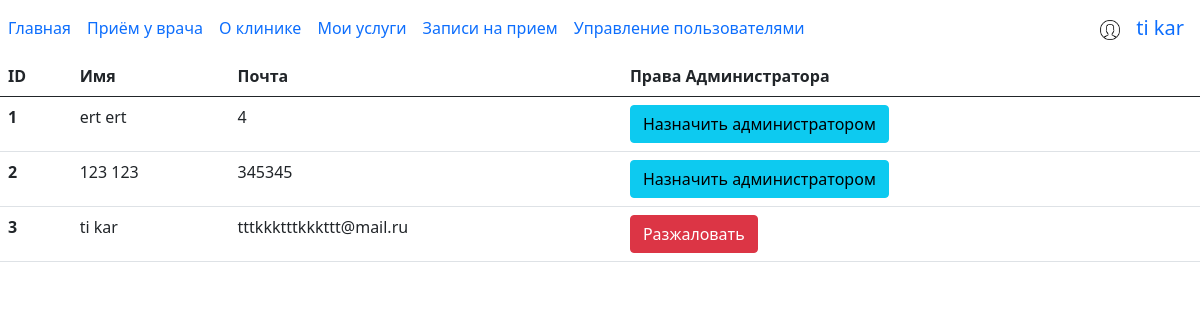
Before: /users (signed in) with the older database file.
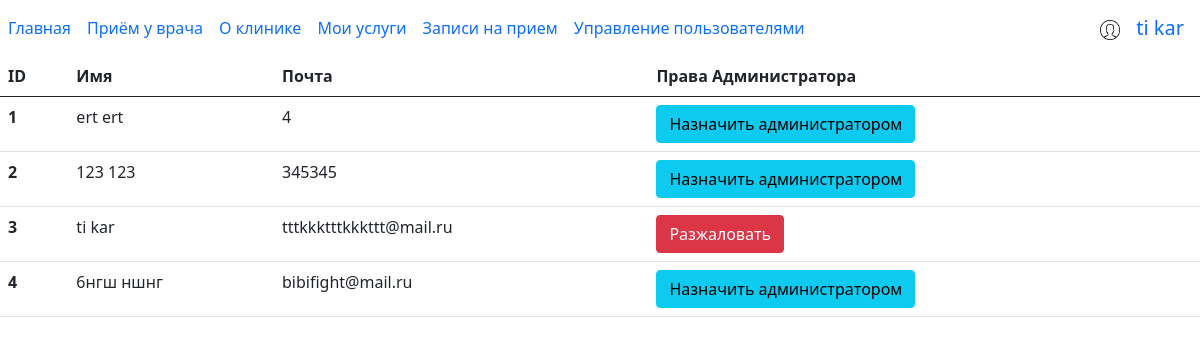
After: the same page with the newer database file.
### data/users.py (models this page shows, shortened)
class User(SqlAlchemyBase, UserMixin, SerializerMixin):
    __tablename__ = 'users'
    id = sqlalchemy.Column(sqlalchemy.Integer,
                           primary_key=True, autoincrement=True)
    name = sqlalchemy.Column(sqlalchemy.String, nullable=False)
    surname = sqlalchemy.Column(sqlalchemy.String, nullable=False)
    email = sqlalchemy.Column(sqlalchemy.String,
                              index=True, unique=True, nullable=False)
    hashed_password = sqlalchemy.Column(sqlalchemy.String, nullable=True)
    is_admin = sqlalchemy.Column(sqlalchemy.Boolean, nullable=True)
    items = orm.relation("Item", back_populates='user')
    signings = orm.relation("Signing", back_populates='user')

### main.py (the view)
@app.route('/users', methods=['GET', 'POST'])
def users():
    print(16)
    if current_user.is_authenticated:
        if current_user.is_admin:
            db_sess = db_session.create_session()
            query = db_sess.query(User).all()
            return render_template('users.html', title='Пользователи', users=query)
        else:
            return 'Недостаточно прав'
    else:
        return redirect('/login')

### data/db_session.py (called while the page is built)
def create_session() -> Session:
    global __factory
    return __factory()

### main.py (called while the page is built)
@login_manager.user_loader
def load_user(user_id):
    db_sess = db_session.create_session()
    print(2)
    return db_sess.query(User).get(user_id)

### templates/users.html
{% extends "base.html" %}
{% block content %}
<table class="table">
    <thead class="thead-dark">
    <tr>
        <th scope="col">ID</th>
        <th scope="col">Имя</th>
        <th scope="col">Почта</th>
        <th scope="col">Права Администратора</th>
    </tr>
    </thead>
    <tbody>
    {% for item in users %}
    <tr>
        <th scope="row">{{item.id}}</th>
        <td>{{item.name}} {{item.surname}}</td>
        <td>{{item.email}}</td>
        <td>{% if item.is_admin %}
            <a type="button" class="btn btn-danger" href="user_admin/{{item.id}}">Разжаловать
            </a>
            {% else %}
            <a type="button" class="btn btn-info" href="user_no_admin/{{item.id}}">Назначить администратором
            </a>
            {% endif %}
        </td>
    </tr>
    {% endfor %}
    </tbody>
</table>
{% endblock %}

### templates/base.html (shortened to what this page needs)
<!DOCTYPE html>
<html lang="en">
<head>
    <link href="https://cdn.jsdelivr.net/npm/bootstrap@5.0.0-beta2/dist/css/bootstrap.min.css" rel="stylesheet"
>
    <link rel="stylesheet" href="https://cdn.jsdelivr.net/npm/@splidejs/splide@latest/dist/css/splide.min.css">
    <link rel="stylesheet" href="{{ url_for('static', filename='css/catalog.css') }}">
</head>
<body>
<nav class="navbar navbar-expand-lg navbar-blue bg-blue">
    <div class="collapse navbar-collapse" id="navbarNavDropdown">
        <ul class="navbar-nav">
            <li class="nav-item active">
                <a class="nav-link" href="/index">Главная</a>
            </li>
            <li class="nav-item">
                <a class="nav-link" href="/catalog">Приём у врача</a>
            </li>
            <li class="nav-item">
                <a class="nav-link" href="/dev">О клинике</a>
            </li>
            {% if current_user.is_authenticated and current_user.is_admin %}
            <li class="nav-item">
                <a class="nav-link" href="/post_edit">Мои услуги</a>
            </li>
            <li class="nav-item">
                <a class="nav-link" href="/signings">Записи на прием</a>
            </li>
            <li class="nav-item">
                <a class="nav-link" href="/users">Управление пользователями</a>
            </li>
            {% endif %}
        </ul>
    </div>
    {% if current_user.is_authenticated %}
    <a class="navbar-brand navbar-right" href="/profile"><img
            style="max-width: 20px; max-height: 20px; min-width: 20px; min-height: 20px;"
            src="/static/img/profile_ico.png"></a>
    <a class="navbar-brand navbar-right" href="/logout">{{ current_user.name }} {{ current_user.surname }}</a>
    {% else %}
    <a class="navbar-brand navbar-right" href="/register">Регистрация</a>
    <a class="navbar-brand navbar-right" href="/login">Вход</a>
    </a>
    {% endif %}
</nav>
{% block content %}
{% endblock %}
</body>
</html>

Changed rows visible on the page:
added User: id "4", name "6нгш", surname "ншнг", email "bibifight@mail.ru"
